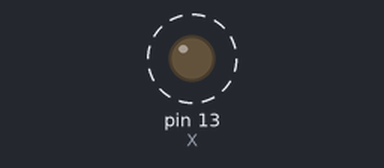
The sketch below on a simulated Arduino Uno, built with avr-gcc and run on an emulated ATmega328P. Parts: output pins drawn as LEDs (lit = HIGH). Dashed ring = blinking.

Above: at 0.05 s.
Timing chart, 0 to 3.0 s (numbered marks = the images above):
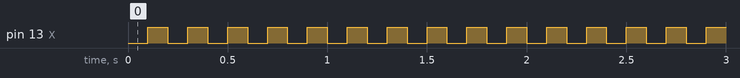

Measured:
- by itself, pin 13 (X): alternates HIGH for 0.10 s and LOW for 0.10 s

The sketch:

test.ino.ino
```cpp
int Pause;
const int X=13;
void setup() {
 pinMode (X,OUTPUT);
 Pause=100;
}

void loop() {
digitalWrite(X,LOW);
delay(Pause);
digitalWrite(X,HIGH);
delay(Pause);
}
```
